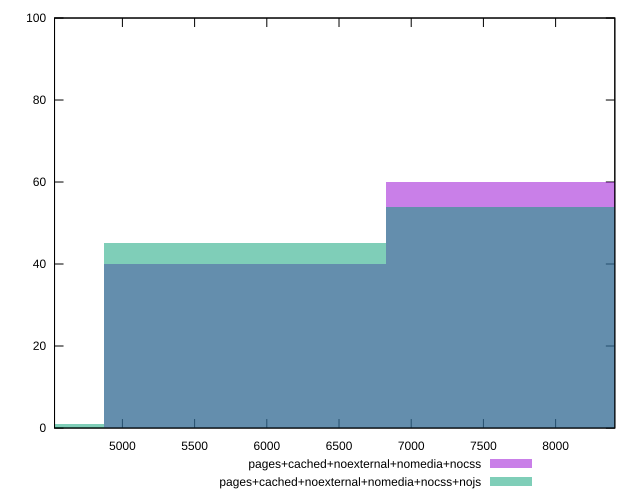

Recreate this plot in gnuplot.
reset

$pagesCachedNoexternalNomediaNocss <<EOF
7797.239863565934 60
5847.92989767445 40
EOF

$pagesCachedNoexternalNomediaNocssNojs <<EOF
7797.239863565934 54
5847.92989767445 45
3898.619931782967 1
EOF

set key outside below
set boxwidth 1949.3099658914834
set xrange [4530:8410]
set yrange [0:100]
set trange [0:100]
set style fill transparent solid 0.5 noborder
set terminal svg size 640, 500 enhanced background rgb 'white'
set output "reprap/uses-http2/comparison/histogram/4_vs_5.svg"

plot $pagesCachedNoexternalNomediaNocss title "pages+cached+noexternal+nomedia+nocss" with boxes, \
     $pagesCachedNoexternalNomediaNocssNojs title "pages+cached+noexternal+nomedia+nocss+nojs" with boxes

reset
